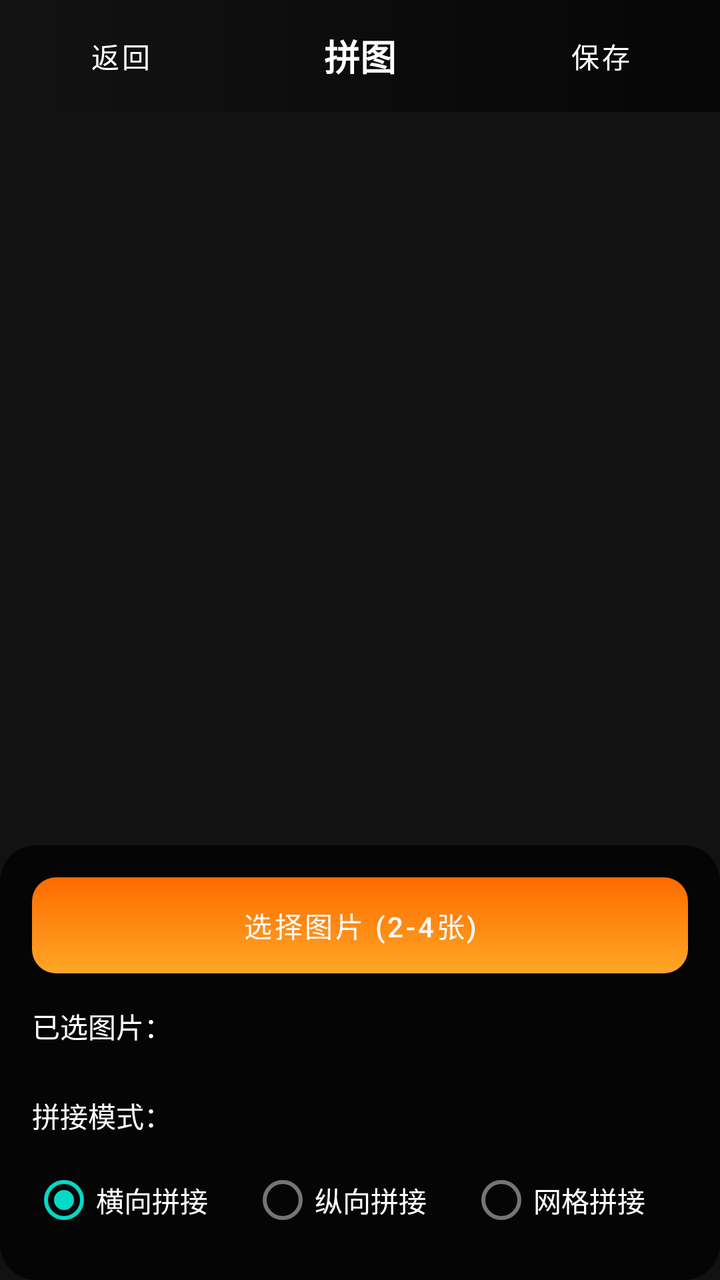
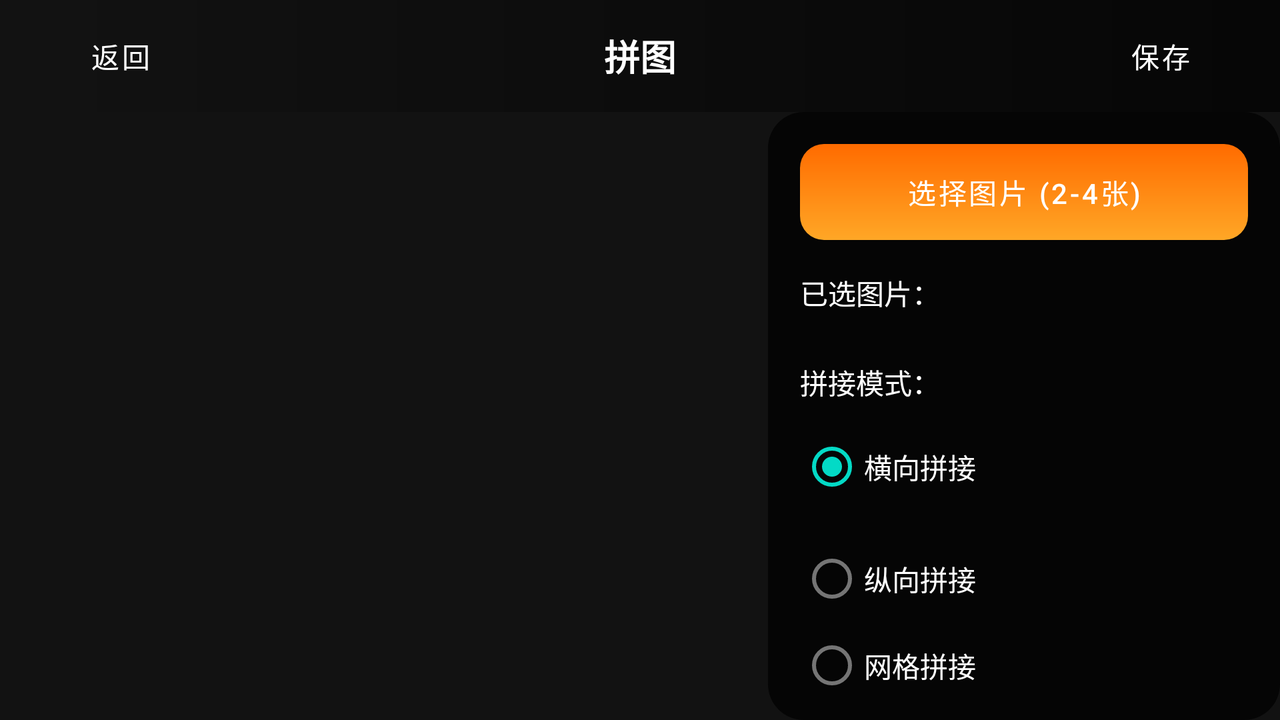

An Android layout and its configuration variant, each rendered on a device that would load it. The default file and the variant file are quoted in full after the pictures.
<!-- AndroidManifest.xml: application theme Theme.ICCamera -->
<!-- res/layout/activity_image_collage.xml -->
<?xml version="1.0" encoding="utf-8"?>
<androidx.constraintlayout.widget.ConstraintLayout xmlns:android="http://schemas.android.com/apk/res/android"
    xmlns:app="http://schemas.android.com/apk/res-auto"
    xmlns:tools="http://schemas.android.com/tools"
    android:layout_width="match_parent"
    android:layout_height="match_parent"
    android:background="#121212">

    
    <LinearLayout
        android:id="@+id/toolbar"
        android:layout_width="match_parent"
        android:layout_height="?attr/actionBarSize"
        android:orientation="horizontal"
        android:gravity="center_vertical"
        android:paddingHorizontal="16dp"
        android:background="@drawable/bg_preview_toolbar"
        app:layout_constraintTop_toTopOf="parent"
        app:layout_constraintStart_toStartOf="parent"
        app:layout_constraintEnd_toEndOf="parent">

        <Button
            android:id="@+id/btn_back"
            android:layout_width="wrap_content"
            android:layout_height="wrap_content"
            android:text="返回"
            android:textColor="@color/white"
            android:background="@android:color/transparent" />

        <TextView
            android:layout_width="0dp"
            android:layout_height="wrap_content"
            android:layout_weight="1"
            android:text="拼图"
            android:textColor="@color/white"
            android:textSize="18sp"
            android:textStyle="bold"
            android:gravity="center" />

        <Button
            android:id="@+id/btn_save"
            android:layout_width="wrap_content"
            android:layout_height="wrap_content"
            android:text="保存"
            android:textColor="@color/white"
            android:background="@android:color/transparent" />
    </LinearLayout>

    
    <ScrollView
        android:id="@+id/scroll_view"
        android:layout_width="match_parent"
        android:layout_height="0dp"
        android:fillViewport="true"
        app:layout_constraintTop_toBottomOf="@id/toolbar"
        app:layout_constraintBottom_toTopOf="@id/bottom_panel"
        app:layout_constraintStart_toStartOf="parent"
        app:layout_constraintEnd_toEndOf="parent">

        <ImageView
            android:id="@+id/preview_image"
            android:layout_width="match_parent"
            android:layout_height="wrap_content"
            android:adjustViewBounds="true"
            android:scaleType="fitCenter"
            android:padding="16dp" />
    </ScrollView>

    
    <LinearLayout
        android:id="@+id/bottom_panel"
        android:layout_width="match_parent"
        android:layout_height="wrap_content"
        android:orientation="vertical"
        android:background="@drawable/bg_preview_bottom"
        android:padding="16dp"
        app:layout_constraintBottom_toBottomOf="parent"
        app:layout_constraintStart_toStartOf="parent"
        app:layout_constraintEnd_toEndOf="parent">

        
        <Button
            android:id="@+id/btn_select_images"
            android:layout_width="match_parent"
            android:layout_height="wrap_content"
            android:text="选择图片 (2-4张)"
            android:textColor="@color/white"
            android:background="@drawable/btn_gradient_left"
            android:layout_marginBottom="16dp"
            app:backgroundTint="@null" />

        
        <TextView
            android:layout_width="wrap_content"
            android:layout_height="wrap_content"
            android:text="已选图片："
            android:textColor="@color/white"
            android:textSize="14sp"
            android:layout_marginBottom="8dp" />

        <HorizontalScrollView
            android:layout_width="match_parent"
            android:layout_height="wrap_content"
            android:layout_marginBottom="16dp">

            <LinearLayout
                android:id="@+id/selected_images_container"
                android:layout_width="wrap_content"
                android:layout_height="wrap_content"
                android:orientation="horizontal">

                
            </LinearLayout>
        </HorizontalScrollView>

        
        <TextView
            android:layout_width="wrap_content"
            android:layout_height="wrap_content"
            android:text="拼接模式："
            android:textColor="@color/white"
            android:textSize="14sp"
            android:layout_marginBottom="8dp" />

        <RadioGroup
            android:id="@+id/mode_radio_group"
            android:layout_width="match_parent"
            android:layout_height="wrap_content"
            android:orientation="horizontal">

            <RadioButton
                android:id="@+id/radio_horizontal"
                android:layout_width="0dp"
                android:layout_height="wrap_content"
                android:layout_weight="1"
                android:text="横向拼接"
                android:textColor="@color/white"
                android:checked="true" />

            <RadioButton
                android:id="@+id/radio_vertical"
                android:layout_width="0dp"
                android:layout_height="wrap_content"
                android:layout_weight="1"
                android:text="纵向拼接"
                android:textColor="@color/white" />

            <RadioButton
                android:id="@+id/radio_grid"
                android:layout_width="0dp"
                android:layout_height="wrap_content"
                android:layout_weight="1"
                android:text="网格拼接"
                android:textColor="@color/white" />
        </RadioGroup>
    </LinearLayout>

</androidx.constraintlayout.widget.ConstraintLayout>
<!-- resources referenced by this layout -->
<resources>
  <color name="white">#FFFFFFFF</color>
  <!-- drawable bg_preview_bottom (drawable) -->
  <?xml version="1.0" encoding="utf-8"?>
  <shape xmlns:android="http://schemas.android.com/apk/res/android">
      <solid android:color="#BF000000" />
      <corners android:radius="18dp" />
      <padding
          android:top="4dp"
          android:bottom="4dp"
          android:left="8dp"
          android:right="8dp" />
  </shape>
  <!-- drawable bg_preview_toolbar (drawable) -->
  <?xml version="1.0" encoding="utf-8"?>
  <shape xmlns:android="http://schemas.android.com/apk/res/android">
      <gradient
          android:startColor="#B3000000"
          android:endColor="@android:color/transparent"
          android:angle="180" />
  </shape>
  <!-- drawable btn_gradient_left (drawable) -->
  <?xml version="1.0" encoding="utf-8"?>
  <shape xmlns:android="http://schemas.android.com/apk/res/android">
      <gradient
          android:startColor="#FFA726"
          android:endColor="#FF6B00"
          android:angle="90" />
      <corners android:radius="12dp" />
  </shape>
  <style name="Theme.ICCamera" parent="Base.Theme.ICCamera" />
  <style name="Base.Theme.ICCamera" parent="Theme.MaterialComponents.DayNight.NoActionBar">
          
          
          
          
          <item name="android:windowTranslucentStatus">true</item>
          <item name="android:windowTranslucentNavigation">true</item>
          <item name="android:windowDrawsSystemBarBackgrounds">true</item>
          <item name="android:statusBarColor">@android:color/transparent</item>
          <item name="android:navigationBarColor">@android:color/transparent</item>
          <item name="android:windowLayoutInDisplayCutoutMode">shortEdges</item>
      </style>
</resources>
<!-- res/layout-land/activity_image_collage.xml (the repository's variant of the layout above) -->
<!-- drawn on the phone turned sideways -->
<?xml version="1.0" encoding="utf-8"?>
<androidx.constraintlayout.widget.ConstraintLayout xmlns:android="http://schemas.android.com/apk/res/android"
    xmlns:app="http://schemas.android.com/apk/res-auto"
    xmlns:tools="http://schemas.android.com/tools"
    android:layout_width="match_parent"
    android:layout_height="match_parent"
    android:background="#121212">

    
    <LinearLayout
        android:id="@+id/toolbar"
        android:layout_width="match_parent"
        android:layout_height="?attr/actionBarSize"
        android:orientation="horizontal"
        android:gravity="center_vertical"
        android:paddingHorizontal="16dp"
        android:background="@drawable/bg_preview_toolbar"
        app:layout_constraintTop_toTopOf="parent"
        app:layout_constraintStart_toStartOf="parent"
        app:layout_constraintEnd_toEndOf="parent">

        <Button
            android:id="@+id/btn_back"
            android:layout_width="wrap_content"
            android:layout_height="wrap_content"
            android:text="返回"
            android:textColor="@color/white"
            android:background="@android:color/transparent" />

        <TextView
            android:layout_width="0dp"
            android:layout_height="wrap_content"
            android:layout_weight="1"
            android:text="拼图"
            android:textColor="@color/white"
            android:textSize="18sp"
            android:textStyle="bold"
            android:gravity="center" />

        <Button
            android:id="@+id/btn_save"
            android:layout_width="wrap_content"
            android:layout_height="wrap_content"
            android:text="保存"
            android:textColor="@color/white"
            android:background="@android:color/transparent" />
    </LinearLayout>

    
    <ScrollView
        android:id="@+id/scroll_view"
        android:layout_width="0dp"
        android:layout_height="0dp"
        android:fillViewport="true"
        app:layout_constraintTop_toBottomOf="@id/toolbar"
        app:layout_constraintBottom_toBottomOf="parent"
        app:layout_constraintStart_toStartOf="parent"
        app:layout_constraintEnd_toStartOf="@id/bottom_panel"
        app:layout_constraintWidth_percent="0.6">

        <ImageView
            android:id="@+id/preview_image"
            android:layout_width="match_parent"
            android:layout_height="wrap_content"
            android:adjustViewBounds="true"
            android:scaleType="fitCenter"
            android:padding="16dp" />
    </ScrollView>

    
    <LinearLayout
        android:id="@+id/bottom_panel"
        android:layout_width="0dp"
        android:layout_height="0dp"
        android:orientation="vertical"
        android:background="@drawable/bg_preview_bottom"
        android:padding="16dp"
        android:scrollbars="vertical"
        app:layout_constraintTop_toBottomOf="@id/toolbar"
        app:layout_constraintBottom_toBottomOf="parent"
        app:layout_constraintStart_toEndOf="@id/scroll_view"
        app:layout_constraintEnd_toEndOf="parent"
        app:layout_constraintWidth_percent="0.4">

        
        <Button
            android:id="@+id/btn_select_images"
            android:layout_width="match_parent"
            android:layout_height="wrap_content"
            android:text="选择图片 (2-4张)"
            android:textColor="@color/white"
            android:background="@drawable/btn_gradient_left"
            android:layout_marginBottom="16dp"
            app:backgroundTint="@null" />

        
        <TextView
            android:layout_width="wrap_content"
            android:layout_height="wrap_content"
            android:text="已选图片："
            android:textColor="@color/white"
            android:textSize="14sp"
            android:layout_marginBottom="8dp" />

        <HorizontalScrollView
            android:layout_width="match_parent"
            android:layout_height="wrap_content"
            android:layout_marginBottom="16dp">

            <LinearLayout
                android:id="@+id/selected_images_container"
                android:layout_width="wrap_content"
                android:layout_height="wrap_content"
                android:orientation="horizontal">

                
            </LinearLayout>
        </HorizontalScrollView>

        
        <TextView
            android:layout_width="wrap_content"
            android:layout_height="wrap_content"
            android:text="拼接模式："
            android:textColor="@color/white"
            android:textSize="14sp"
            android:layout_marginBottom="8dp" />

        <RadioGroup
            android:id="@+id/mode_radio_group"
            android:layout_width="match_parent"
            android:layout_height="wrap_content"
            android:orientation="vertical">

            <RadioButton
                android:id="@+id/radio_horizontal"
                android:layout_width="match_parent"
                android:layout_height="wrap_content"
                android:text="横向拼接"
                android:textColor="@color/white"
                android:checked="true"
                android:layout_marginBottom="8dp" />

            <RadioButton
                android:id="@+id/radio_vertical"
                android:layout_width="match_parent"
                android:layout_height="wrap_content"
                android:text="纵向拼接"
                android:textColor="@color/white"
                android:layout_marginBottom="8dp" />

            <RadioButton
                android:id="@+id/radio_grid"
                android:layout_width="match_parent"
                android:layout_height="wrap_content"
                android:text="网格拼接"
                android:textColor="@color/white" />
        </RadioGroup>
    </LinearLayout>

</androidx.constraintlayout.widget.ConstraintLayout>
